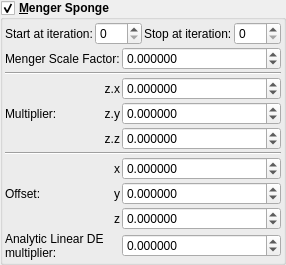
    <widget class="MyGroupBox" name="groupCheck_transf_function_enabledM_false">
     <property name="font">
      <font>
       <weight>75</weight>
       <bold>true</bold>
      </font>
     </property>
     <property name="toolTip">
      <string/>
     </property>
     <property name="title">
      <string>&amp;Menger Sponge</string>
     </property>
     <property name="checkable">
      <bool>true</bool>
     </property>
     <layout class="QVBoxLayout" name="verticalLayout_30" stretch="0,0">
      <property name="spacing">
       <number>2</number>
      </property>
      <property name="leftMargin">
       <number>2</number>
      </property>
      <property name="topMargin">
       <number>2</number>
      </property>
      <property name="rightMargin">
       <number>2</number>
      </property>
      <property name="bottomMargin">
       <number>2</number>
      </property>
      <item>
       <layout class="QGridLayout" name="gridLayout_14">
        <item row="0" column="3">
         <widget class="MySpinBox" name="spinboxInt_transf_stop_iterations_M">
          <property name="sizePolicy">
           <sizepolicy hsizetype="Minimum" vsizetype="Maximum">
            <horstretch>0</horstretch>
            <verstretch>0</verstretch>
           </sizepolicy>
          </property>
          <property name="font">
           <font>
            <weight>50</weight>
            <bold>false</bold>
           </font>
          </property>
          <property name="maximum">
           <number>250</number>
          </property>
         </widget>
        </item>
        <item row="0" column="2">
         <widget class="QLabel" name="label_252">
          <property name="font">
           <font>
            <weight>50</weight>
            <bold>false</bold>
           </font>
          </property>
          <property name="text">
           <string>Stop at iteration:</string>
          </property>
         </widget>
        </item>
        <item row="0" column="1">
         <widget class="MySpinBox" name="spinboxInt_transf_start_iterations_M">
          <property name="sizePolicy">
           <sizepolicy hsizetype="Minimum" vsizetype="Maximum">
            <horstretch>0</horstretch>
            <verstretch>0</verstretch>
           </sizepolicy>
          </property>
          <property name="font">
           <font>
            <weight>50</weight>
            <bold>false</bold>
           </font>
          </property>
          <property name="maximum">
           <number>250</number>
          </property>
         </widget>
        </item>
        <item row="0" column="0">
         <widget class="QLabel" name="label_67">
          <property name="font">
           <font>
            <weight>50</weight>
            <bold>false</bold>
           </font>
          </property>
          <property name="text">
           <string>Start at iteration:</string>
          </property>
         </widget>
        </item>
       </layout>
      </item>
      <item>
       <layout class="QGridLayout" name="gridLayout_64" columnstretch="0,0,0,1">
        <property name="spacing">
         <number>2</number>
        </property>
        <item row="9" column="1" colspan="2">
         <widget class="QLabel" name="label_176">
          <property name="font">
           <font>
            <weight>50</weight>
            <bold>false</bold>
           </font>
          </property>
          <property name="text">
           <string>Analytic Linear DE multiplier:</string>
          </property>
          <property name="wordWrap">
           <bool>true</bool>
          </property>
         </widget>
        </item>
        <item row="9" column="3">
         <widget class="MyDoubleSpinBox" name="spinbox_transf_scaleA_1">
          <property name="sizePolicy">
           <sizepolicy hsizetype="Minimum" vsizetype="Maximum">
            <horstretch>0</horstretch>
            <verstretch>0</verstretch>
           </sizepolicy>
          </property>
          <property name="font">
           <font>
            <weight>50</weight>
            <bold>false</bold>
           </font>
          </property>
          <property name="prefix">
           <string/>
          </property>
          <property name="suffix">
           <string/>
          </property>
          <property name="decimals">
           <number>6</number>
          </property>
          <property name="minimum">
           <double>-99.989999999999995</double>
          </property>
          <property name="maximum">
           <double>99.989999999999995</double>
          </property>
          <property name="singleStep">
           <double>0.100000000000000</double>
          </property>
         </widget>
        </item>
        <item row="4" column="3">
         <widget class="MyDoubleSpinBox" name="spinbox3_transf_constant_multiplierA_111_z">
          <property name="sizePolicy">
           <sizepolicy hsizetype="Minimum" vsizetype="Maximum">
            <horstretch>0</horstretch>
            <verstretch>0</verstretch>
           </sizepolicy>
          </property>
          <property name="font">
           <font>
            <weight>50</weight>
            <bold>false</bold>
           </font>
          </property>
          <property name="prefix">
           <string/>
          </property>
          <property name="suffix">
           <string/>
          </property>
          <property name="decimals">
           <number>6</number>
          </property>
          <property name="minimum">
           <double>-99.989999999999995</double>
          </property>
          <property name="maximum">
           <double>99.989999999999995</double>
          </property>
          <property name="singleStep">
           <double>0.100000000000000</double>
          </property>
         </widget>
        </item>
        <item row="2" column="1" rowspan="3">
         <widget class="QLabel" name="label_91">
          <property name="font">
           <font>
            <weight>50</weight>
            <bold>false</bold>
           </font>
          </property>
          <property name="text">
           <string>Multiplier:</string>
          </property>
         </widget>
        </item>
        <item row="6" column="2">
         <widget class="QLabel" name="label_120">
          <property name="font">
           <font>
            <weight>50</weight>
            <bold>false</bold>
           </font>
          </property>
          <property name="text">
           <string notr="true">x</string>
          </property>
          <property name="alignment">
           <set>Qt::AlignRight|Qt::AlignTrailing|Qt::AlignVCenter</set>
          </property>
         </widget>
        </item>
        <item row="1" column="1" colspan="3">
         <widget class="Line" name="line_57">
          <property name="orientation">
           <enum>Qt::Horizontal</enum>
          </property>
         </widget>
        </item>
        <item row="3" column="3">
         <widget class="MyDoubleSpinBox" name="spinbox3_transf_constant_multiplierA_111_y">
          <property name="sizePolicy">
           <sizepolicy hsizetype="Minimum" vsizetype="Maximum">
            <horstretch>0</horstretch>
            <verstretch>0</verstretch>
           </sizepolicy>
          </property>
          <property name="font">
           <font>
            <weight>50</weight>
            <bold>false</bold>
           </font>
          </property>
          <property name="prefix">
           <string/>
          </property>
          <property name="suffix">
           <string/>
          </property>
          <property name="decimals">
           <number>6</number>
          </property>
          <property name="minimum">
           <double>-99.989999999999995</double>
          </property>
          <property name="maximum">
           <double>99.989999999999995</double>
          </property>
          <property name="singleStep">
           <double>0.100000000000000</double>
          </property>
         </widget>
        </item>
        <item row="5" column="1" colspan="3">
         <widget class="Line" name="line_56">
          <property name="orientation">
           <enum>Qt::Horizontal</enum>
          </property>
         </widget>
        </item>
        <item row="2" column="2">
         <widget class="QLabel" name="label_93">
          <property name="font">
           <font>
            <weight>50</weight>
            <bold>false</bold>
           </font>
          </property>
          <property name="text">
           <string notr="true">z.x</string>
          </property>
          <property name="alignment">
           <set>Qt::AlignRight|Qt::AlignTrailing|Qt::AlignVCenter</set>
          </property>
          <property name="wordWrap">
           <bool>true</bool>
          </property>
         </widget>
        </item>
        <item row="7" column="2">
         <widget class="QLabel" name="label_121">
          <property name="font">
           <font>
            <weight>50</weight>
            <bold>false</bold>
           </font>
          </property>
          <property name="text">
           <string notr="true">y</string>
          </property>
          <property name="alignment">
           <set>Qt::AlignRight|Qt::AlignTrailing|Qt::AlignVCenter</set>
          </property>
         </widget>
        </item>
        <item row="8" column="3">
         <widget class="MyDoubleSpinBox" name="spinbox3_transf_addition_constantA_000_z">
          <property name="sizePolicy">
           <sizepolicy hsizetype="Minimum" vsizetype="Maximum">
            <horstretch>0</horstretch>
            <verstretch>0</verstretch>
           </sizepolicy>
          </property>
          <property name="font">
           <font>
            <weight>50</weight>
            <bold>false</bold>
           </font>
          </property>
          <property name="prefix">
           <string/>
          </property>
          <property name="suffix">
           <string/>
          </property>
          <property name="decimals">
           <number>6</number>
          </property>
          <property name="minimum">
           <double>-99.989999999999995</double>
          </property>
          <property name="maximum">
           <double>99.989999999999995</double>
          </property>
          <property name="singleStep">
           <double>0.100000000000000</double>
          </property>
         </widget>
        </item>
        <item row="6" column="3">
         <widget class="MyDoubleSpinBox" name="spinbox3_transf_addition_constantA_000_x">
          <property name="sizePolicy">
           <sizepolicy hsizetype="Minimum" vsizetype="Maximum">
            <horstretch>0</horstretch>
            <verstretch>0</verstretch>
           </sizepolicy>
          </property>
          <property name="font">
           <font>
            <weight>50</weight>
            <bold>false</bold>
           </font>
          </property>
          <property name="prefix">
           <string/>
          </property>
          <property name="suffix">
           <string/>
          </property>
          <property name="decimals">
           <number>6</number>
          </property>
          <property name="minimum">
           <double>-99.989999999999995</double>
          </property>
          <property name="maximum">
           <double>99.989999999999995</double>
          </property>
          <property name="singleStep">
           <double>0.100000000000000</double>
          </property>
         </widget>
        </item>
        <item row="7" column="3">
         <widget class="MyDoubleSpinBox" name="spinbox3_transf_addition_constantA_000_y">
          <property name="sizePolicy">
           <sizepolicy hsizetype="Minimum" vsizetype="Maximum">
            <horstretch>0</horstretch>
            <verstretch>0</verstretch>
           </sizepolicy>
          </property>
          <property name="font">
           <font>
            <weight>50</weight>
            <bold>false</bold>
           </font>
          </property>
          <property name="prefix">
           <string/>
          </property>
          <property name="suffix">
           <string/>
          </property>
          <property name="decimals">
           <number>6</number>
          </property>
          <property name="minimum">
           <double>-99.989999999999995</double>
          </property>
          <property name="maximum">
           <double>99.989999999999995</double>
          </property>
          <property name="singleStep">
           <double>0.100000000000000</double>
          </property>
         </widget>
        </item>
        <item row="8" column="2">
         <widget class="QLabel" name="label_122">
          <property name="font">
           <font>
            <weight>50</weight>
            <bold>false</bold>
           </font>
          </property>
          <property name="text">
           <string notr="true">z</string>
          </property>
          <property name="alignment">
           <set>Qt::AlignRight|Qt::AlignTrailing|Qt::AlignVCenter</set>
          </property>
         </widget>
        </item>
        <item row="0" column="1" colspan="2">
         <widget class="QLabel" name="label_64">
          <property name="font">
           <font>
            <weight>50</weight>
            <bold>false</bold>
           </font>
          </property>
          <property name="text">
           <string>Menger Scale Factor:</string>
          </property>
          <property name="wordWrap">
           <bool>true</bool>
          </property>
         </widget>
        </item>
        <item row="0" column="3">
         <widget class="MyDoubleSpinBox" name="spinbox_transf_scale_3">
          <property name="sizePolicy">
           <sizepolicy hsizetype="Minimum" vsizetype="Maximum">
            <horstretch>0</horstretch>
            <verstretch>0</verstretch>
           </sizepolicy>
          </property>
          <property name="font">
           <font>
            <weight>50</weight>
            <bold>false</bold>
           </font>
          </property>
          <property name="prefix">
           <string/>
          </property>
          <property name="suffix">
           <string/>
          </property>
          <property name="decimals">
           <number>6</number>
          </property>
          <property name="minimum">
           <double>-99.989999999999995</double>
          </property>
          <property name="maximum">
           <double>99.989999999999995</double>
          </property>
          <property name="singleStep">
           <double>0.100000000000000</double>
          </property>
         </widget>
        </item>
        <item row="4" column="2">
         <widget class="QLabel" name="label_98">
          <property name="font">
           <font>
            <weight>50</weight>
            <bold>false</bold>
           </font>
          </property>
          <property name="text">
           <string notr="true">z.z</string>
          </property>
          <property name="alignment">
           <set>Qt::AlignRight|Qt::AlignTrailing|Qt::AlignVCenter</set>
          </property>
         </widget>
        </item>
        <item row="2" column="3">
         <widget class="MyDoubleSpinBox" name="spinbox3_transf_constant_multiplierA_111_x">
          <property name="sizePolicy">
           <sizepolicy hsizetype="Minimum" vsizetype="Maximum">
            <horstretch>0</horstretch>
            <verstretch>0</verstretch>
           </sizepolicy>
          </property>
          <property name="font">
           <font>
            <weight>50</weight>
            <bold>false</bold>
           </font>
          </property>
          <property name="prefix">
           <string/>
          </property>
          <property name="suffix">
           <string/>
          </property>
          <property name="decimals">
           <number>6</number>
          </property>
          <property name="minimum">
           <double>-99.989999999999995</double>
          </property>
          <property name="maximum">
           <double>99.989999999999995</double>
          </property>
          <property name="singleStep">
           <double>0.100000000000000</double>
          </property>
         </widget>
        </item>
        <item row="6" column="1" rowspan="3">
         <widget class="QLabel" name="label_255">
          <property name="font">
           <font>
            <weight>50</weight>
            <bold>false</bold>
           </font>
          </property>
          <property name="text">
           <string>Offset:</string>
          </property>
         </widget>
        </item>
        <item row="3" column="2">
         <widget class="QLabel" name="label_90">
          <property name="font">
           <font>
            <weight>50</weight>
            <bold>false</bold>
           </font>
          </property>
          <property name="text">
           <string notr="true">z.y</string>
          </property>
          <property name="alignment">
           <set>Qt::AlignRight|Qt::AlignTrailing|Qt::AlignVCenter</set>
          </property>
         </widget>
        </item>
       </layout>
      </item>
     </layout>
    </widget>
